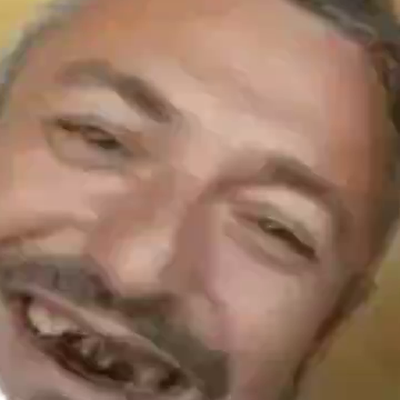
#> input picture assets/faces/left/f_000.png, 400 x 400 px, given in place of f_001.png, which was not available
$ python seg_texture.py   (older library calls are emulated)
#> lines starting #> are read from the running program, lines starting #| are printed output that depends on the picture; after the words box and inside, x2 and y2 are one past the last pixel; in counts of white or black regions, pixels touching at a corner belong together; pictures that were not available may be replaced by others from this repository, and a replacement may not be noted
#> further down, im is the input picture: PIL image 400x400 RGB; mean R, G, B 150.5, 116.8, 96.9
"""Texture-based face segmentation.

The wall is smooth (low local gradient magnitude); the face (skin, hair,
beard, features) has high local detail. Combine gradient energy with a
flood-fill from borders to get a clean face mask. Works per-frame even when
skin color ~= wall color."""
import os
import numpy as np
import cv2
from PIL import Image, ImageFilter

WS = r"D:\dsh workspace\dsh test project"
loose = os.path.join(WS, "assets", "faces")
out = os.path.join(WS, "assets", "faces_alpha")
os.makedirs(out, exist_ok=True)

def segment(arr):
    h, w = arr.shape[:2]
#> h = 400; w = 400
    gray = cv2.cvtColor(arr, cv2.COLOR_RGB2GRAY).astype(np.float32)
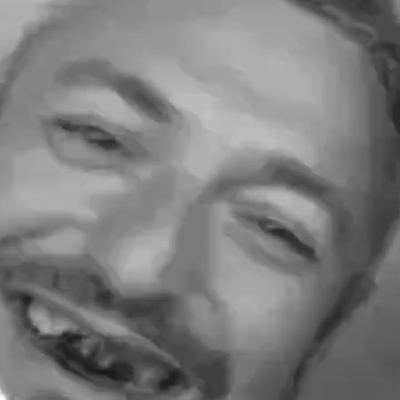
#> gray: shape (400, 400) float32; min 22, max 255, mean 124.5
    # Sobel gradient magnitude
    gx = cv2.Sobel(gray, cv2.CV_32F, 1, 0, ksize=3)
    gy = cv2.Sobel(gray, cv2.CV_32F, 0, 1, ksize=3)
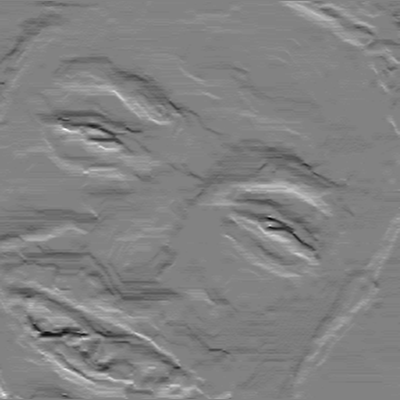
#> gy: shape (400, 400) float32; min -182, max 175, mean -0.5; drawn with min black and max white
    grad = np.sqrt(gx**2 + gy**2)
    # blur to local energy (16px window)
    energy = cv2.blur(grad, (15, 15))
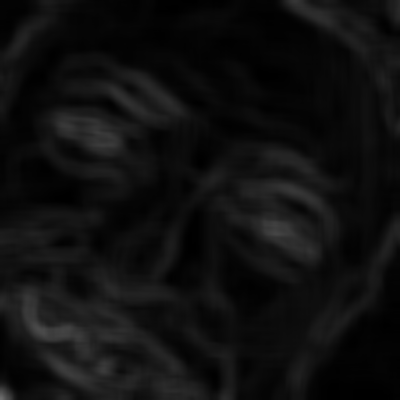
#> energy: shape (400, 400) float32; min 0, max 110.8, mean 15.8
    # threshold: high energy = detail = face
    e_min, e_max = float(energy.min()), float(energy.max())
#> e_min = 0; e_max = 110.8
    norm = (energy - e_min) / max(1e-6, (e_max - e_min))
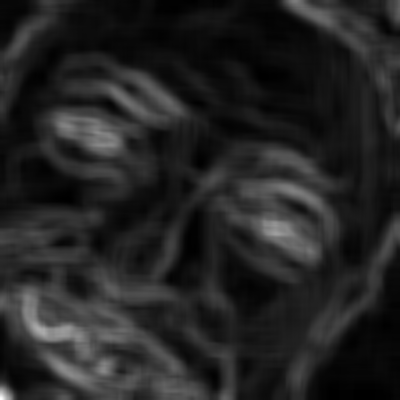
#> norm: shape (400, 400) float32; min 0, max 1, mean 0.142
    T = 0.30
    detail = (norm > T).astype(np.uint8)
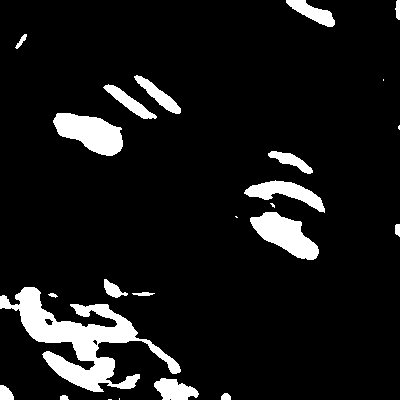
#> detail: shape (400, 400); values 0 (black) and 1 (white), 9% white; 24 white regions (6 under 20 px), largest, box (x1, y1, x2, y2) and area: (0, 287, 181, 392) 6024, (53, 113, 123, 156) 1904, (250, 212, 319, 260) 1757
    # close gaps so the face is one solid blob
    k = cv2.getStructuringElement(cv2.MORPH_ELLIPSE, (9, 9))
    detail = cv2.morphologyEx(detail, cv2.MORPH_CLOSE, k, iterations=3)
#> detail: shape (400, 400); values 0 (black) and 1 (white), 13% white; 13 white regions (3 under 20 px), largest, box (x1, y1, x2, y2) and area: (0, 279, 204, 400) 10586, (239, 151, 325, 260) 4933, (53, 75, 181, 156) 4010
    detail = cv2.dilate(detail, k, iterations=2)
#> detail: shape (400, 400); values 0 (black) and 1 (white), 22% white; 10 white regions, largest, box (x1, y1, x2, y2) and area: (0, 271, 239, 400) 16270, (227, 143, 333, 268) 8201, (45, 67, 189, 164) 7256
    # keep only the largest connected component (the face)
    n, labels, stats, _ = cv2.connectedComponentsWithStats(detail, 8)
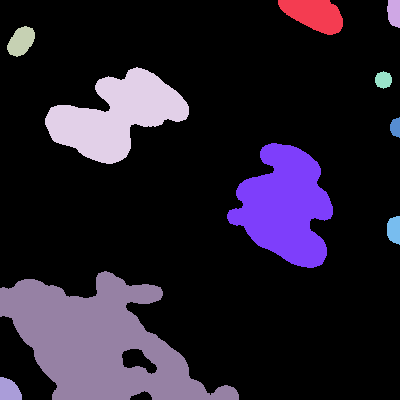
#> labels: shape (400, 400) int32; 11 distinct labels, from 0 to 10; one colour per label, 0 black
#> n = 11; stats = [[0, 0, 400, 400, 124724], [278, 0, 65, 35, 1546], [387, 0, 13, 28, 312], [7, 26, 28, 31, 590], [45, 67, 144, 97, 7256], [375, 71, 17, 18, 230], [390, 117, 10, 21, 162], [227, 143, 106, 125, 8201], [387, 216, 13, 29, 312], [0, 271, 239, 129, 16270], [0, 377, 22, 23, 397]]
    if n <= 1:
        return None
    # largest by area (excluding background label 0)
    areas = stats[1:, cv2.CC_STAT_AREA]
#> areas = [1546, 312, 590, 7256, 230, 162, 8201, 312, 16270, 397]
    best = 1 + int(np.argmax(areas))
#> best = 9
    mask = (labels == best).astype(np.uint8)
#> mask: shape (400, 400); values 0 (black) and 1 (white), 10.2% white; 1 white region, box (x1, y1, x2, y2) and area: (0, 271, 239, 400) 16270
    # feather
    m = Image.fromarray((mask * 255))
    m = m.filter(ImageFilter.GaussianBlur(2.5))
    return Image.fromarray(np.dstack([arr, np.array(m)]), "RGBA")
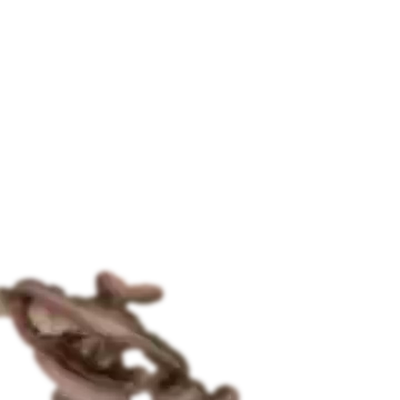
#> returned value: PIL image 400x400 RGBA; mean R, G, B, A 150.5, 116.8, 96.9, 25.9; transparent parts drawn white

for name in ("left", "right"):
    ok = 0
    for i in range(1, 54):
#> (the run stopped early here; a loop or call above may not have finished)

$ run again, on assets/faces/right/f_001.png
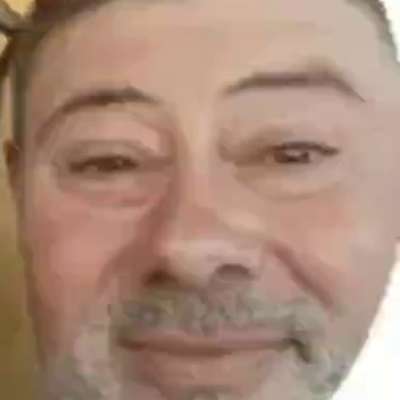
#> input picture assets/faces/right/f_001.png, 400 x 400 px, found by its file name
#> im is the input picture: PIL image 400x400 RGB; mean R, G, B 169.9, 138.1, 120.5
#> e_min = 0; e_max = 117.5
#> in segment, `n, labels, stats, _ = cv2.connectedComponentsWithStats(detail, 8)`:
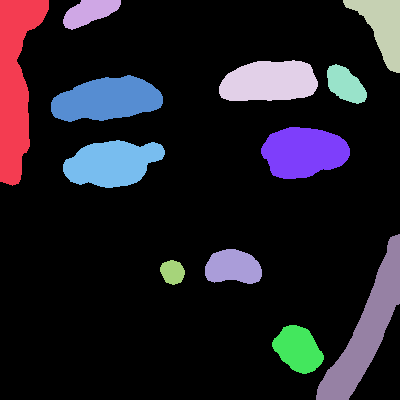
#> labels: shape (400, 400) int32; 13 distinct labels, from 0 to 12; one colour per label, 0 black
#> n = 13; stats = 13 rows, first 6: [0, 0, 400, 400, 128215], [0, 0, 49, 186, 5198], [63, 0, 58, 30, 1068], [343, 0, 57, 73, 2066], [219, 60, 99, 41, 3315], [327, 64, 40, 40, 1033]
#> areas = [5198, 1068, 2066, 3315, 1033, 3746, 3484, 3444, 4715, 1555, 466, 1695]
#> best = 1
#> mask: shape (400, 400); values 0 (black) and 1 (white), 3.2% white; 1 white region, box (x1, y1, x2, y2) and area: (0, 0, 49, 186) 5198
#> in segment, `return Image.fromarray(np.dstack([arr, np.array(m)]), "RGBA")`:
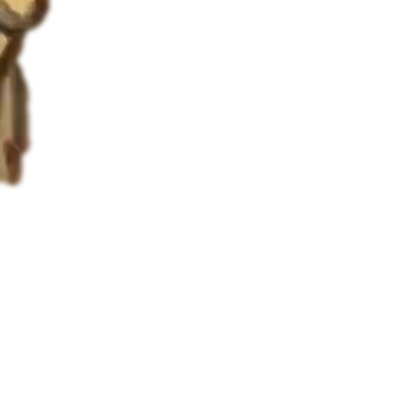
#> returned value: PIL image 400x400 RGBA; mean R, G, B, A 169.9, 138.1, 120.5, 8.3; transparent parts drawn white
